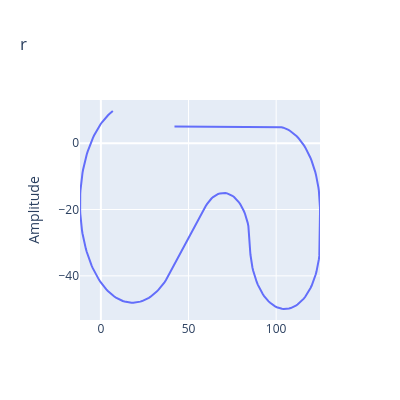

Notebook code cell kept with this figure:
### Code cell
path = r'DyntheticDataset\OuterRace.csv'
df = pd.read_csv(path)
x = df['x'].values
y = df['y'].values
e=400
PlotPLY(x[:e],y[:e])

### Figure 1 — Plotly figure (JSON) as saved in the notebook; plotly's stock layout.template omitted (floating-point values rounded to 4 significant figures; data arrays with more than 128 entries replaced by an {"elided": "..."} marker saying what was removed)
{"data": [{"type": "scatter", "x": {"elided": "400 float values"}, "xaxis": "x", "y": {"elided": "400 float values"}, "yaxis": "y"}], "layout": {"height": 400, "title": {"text": "r"}, "width": 400, "xaxis": {"anchor": "y", "domain": [0, 1]}, "yaxis": {"anchor": "x", "domain": [0, 1], "title": {"text": "Amplitude"}}}}
